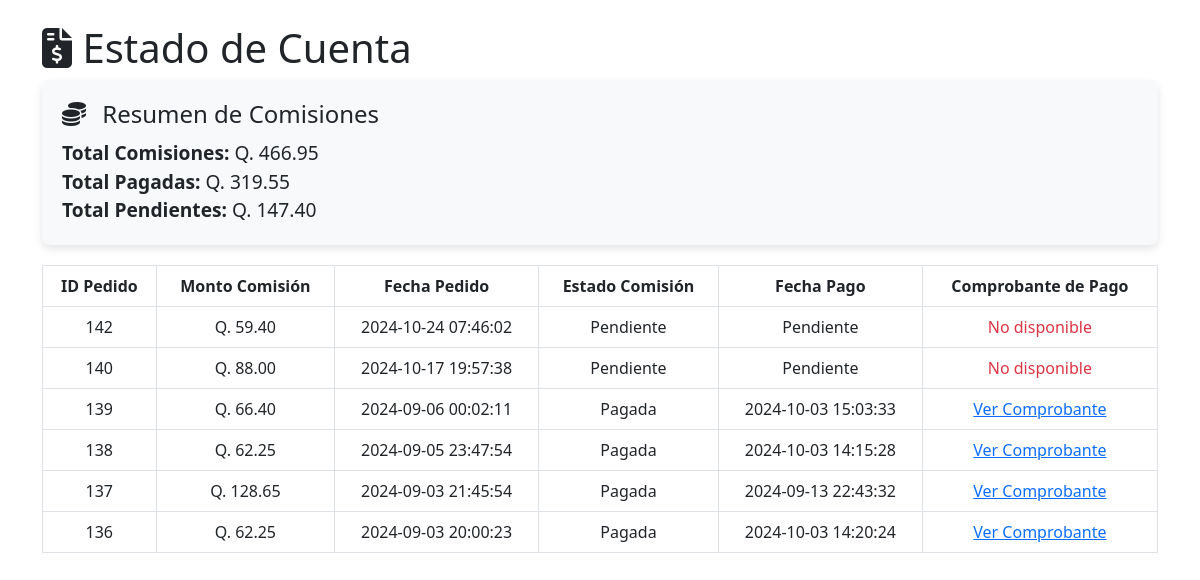
The page /public/emprendedor/estado_cuenta.php (signed in) on the database its author committed.
### tables this page shows
CREATE TABLE `pedido` (
  `id_pedido` int(11) NOT NULL AUTO_INCREMENT,
  `id_cliente` int(11) NOT NULL,
  `id_vendedor` int(11) DEFAULT NULL,
  `fecha_pedido` datetime NOT NULL,
  `fecha_limite` datetime DEFAULT NULL,
  `estado_pedido` varchar(50) NOT NULL,
  `direccion_envio` text DEFAULT NULL,
  `telefono_contacto` varchar(20) DEFAULT NULL,
  PRIMARY KEY (`id_pedido`)
);

### public/emprendedor/estado_cuenta.php (the view, shortened to what this page needs)
<?php
$database = new Database();
$db = $database->getConnection();
$query = "SELECT p.id_pedido, SUM(c.monto_comision) AS total_comision, p.fecha_pedido,
                 MAX(c.estado_comision) AS estado_comision, MAX(c.fecha_pago) AS fecha_pago,
                 MAX(c.comprobante_pago) AS comprobante_pago
          FROM comision c
          INNER JOIN pedido p ON c.id_pedido = p.id_pedido
          WHERE c.id_emprendedor = :id_emprendedor
          GROUP BY p.id_pedido
          ORDER BY p.fecha_pedido DESC";
$stmt = $db->prepare($query);
$stmt->bindParam(':id_emprendedor', $_SESSION['id_emprendedor']);
$stmt->execute();
$comisiones = $stmt->fetchAll(PDO::FETCH_ASSOC);
$total_comisiones = 0;
$total_pagadas = 0;
$total_pendientes = 0;
foreach ($comisiones as $comision) {
    $total_comisiones += $comision['total_comision'];
    if ($comision['estado_comision'] === 'Pagada') {
        $total_pagadas += $comision['total_comision'];
    } else {
        $total_pendientes += $comision['total_comision'];
    }
}
?>
<!DOCTYPE html>
<html lang="es">
<head>
    <link href="https://cdn.jsdelivr.net/npm/bootstrap@5.3.0/dist/css/bootstrap.min.css" rel="stylesheet">
    <link rel="stylesheet" href="https://cdnjs.cloudflare.com/ajax/libs/font-awesome/6.0.0-beta3/css/all.min.css">
</head>
<body>
    <div class="container mt-4">
        <h1><i class="fas fa-file-invoice-dollar"></i> Estado de Cuenta</h1>
        <div class="summary-box">
            <h3><i class="fas fa-coins"></i> Resumen de Comisiones</h3>
            <p><strong>Total Comisiones:</strong> Q. <?php echo number_format($total_comisiones, 2); ?></p>
            <p><strong>Total Pagadas:</strong> Q. <?php echo number_format($total_pagadas, 2); ?></p>
            <p><strong>Total Pendientes:</strong> Q. <?php echo number_format($total_pendientes, 2); ?></p>
        </div>
        <?php if (count($comisiones) > 0): ?>
            <table class="table table-bordered mt-3">
                <thead>
                    <tr>
                        <th>ID Pedido</th>
                        <th>Monto Comisión</th>
                        <th>Fecha Pedido</th>
                        <th>Estado Comisión</th>
                        <th>Fecha Pago</th>
                        <th>Comprobante de Pago</th>
                    </tr>
                </thead>
                <tbody>
                    <?php foreach ($comisiones as $comision): ?>
                        <tr>
                            <td><?php echo htmlspecialchars($comision['id_pedido']); ?></td>
                            <td>Q. <?php echo number_format($comision['total_comision'], 2); ?></td>
                            <td><?php echo htmlspecialchars($comision['fecha_pedido']); ?></td>
                            <td><?php echo htmlspecialchars($comision['estado_comision']); ?></td>
                            <td><?php echo htmlspecialchars($comision['fecha_pago'] ?: 'Pendiente'); ?></td>
                            <td>
                                <?php if (!empty($comision['comprobante_pago'])): ?>
                                    <a href="../../uploads/comprobantes_comision/<?php echo htmlspecialchars($comision['comprobante_pago']); ?>" target="_blank">Ver Comprobante</a>
                                <?php else: ?>
                                    <span class="text-danger">No disponible</span>
                                <?php endif; ?>
                            </td>
                        </tr>
                    <?php endforeach; ?>
                </tbody>
            </table>
        <?php endif; ?>
    </div>
</body>
</html>

### public/emprendedor/estado_cuenta.php (style rules this page uses)
.summary-box { background-color: #f8f9fa; padding: 20px; border-radius: 8px; box-shadow: 0px 4px 8px rgba(0, 0, 0, 0.1); margin-bottom: 20px; }
.summary-box h3 { margin-bottom: 10px; font-size: 1.5rem; }
.summary-box p { margin: 0; font-size: 1.2rem; }
.summary-box i { margin-right: 10px; }
table thead th { background-color: #343a40; color: white; text-align: center; }
table tbody td { text-align: center; }

### rows shown on the page
pedido: id_pedido "142", total_comision "59.40", fecha_pedido "2024-10-24 07:46:02", estado_comision "Pendiente", fecha_pago "Pendiente", shows "No disponible"
pedido: id_pedido "140", total_comision "88.00", fecha_pedido "2024-10-17 19:57:38", estado_comision "Pendiente", fecha_pago "Pendiente", shows "No disponible"
pedido: id_pedido "139", total_comision "66.40", fecha_pedido "2024-09-06 00:02:11", estado_comision "Pagada", fecha_pago "2024-10-03 15:03:33"
pedido: id_pedido "138", total_comision "62.25", fecha_pedido "2024-09-05 23:47:54", estado_comision "Pagada", fecha_pago "2024-10-03 14:15:28"
pedido: id_pedido "137", total_comision "128.65", fecha_pedido "2024-09-03 21:45:54", estado_comision "Pagada", fecha_pago "2024-09-13 22:43:32"
pedido: id_pedido "136", total_comision "62.25", fecha_pedido "2024-09-03 20:00:23", estado_comision "Pagada", fecha_pago "2024-10-03 14:20:24"

### other values the page prints
$total_comisiones "466.95"
$total_pagadas "319.55"
$total_pendientes "147.40"
